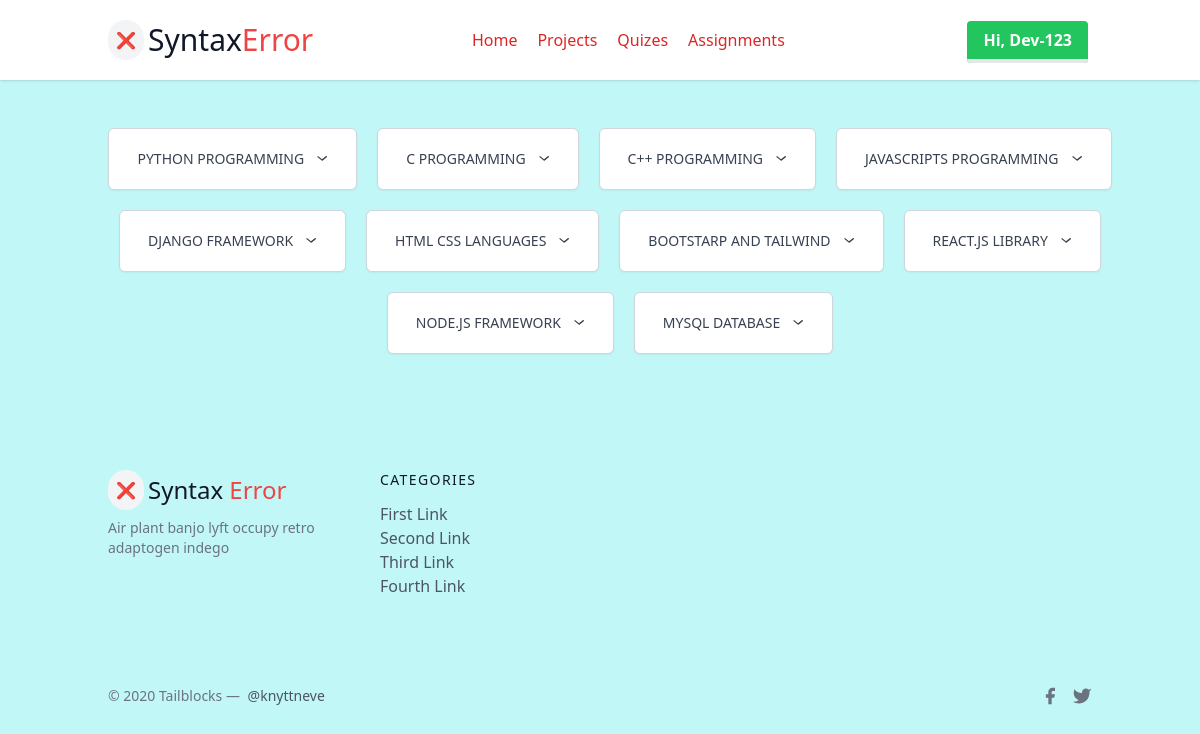
The page /all-assignment/ (signed in) on the database its author committed.
### all_apps/assignments/models.py (models this page shows, shortened)
class AllAssignment(models.Model):
    title = models.CharField(max_length=200)
    class Meta:
        verbose_name_plural = "All Categories"

### all_apps/assignments/views.py (the view)
# urls.py: path('all-assignment/',all_assi,name="all-assignment"),
def all_assi(request):
    as1=AllAssignment.objects.all()
    context={'as1':as1}
    return render(request,'alls.html',context)

### all_apps/assignments/templates/alls.html (shortened to what this page needs)
{% extends "base.html" %}
{% block content %}
<section>
    <div class="flex flex-wrap justify-center p-7 ">
        {% for assignment in as1 %}
        <div class="relative inline-block ml-5 mt-5 text-left">
            <div>
                <button type="button" class="inline-flex justify-center w-full rounded-md border border-gray-300 shadow-sm px-7 py-5 bg-white text-sm font-medium text-gray-700 hover:bg-gray-200 focus:outline-none focus:ring-2 focus:ring-indigo-500 focus:border-indigo-500" id="assignment-{{ assignment.id }}" aria-expanded="true" aria-haspopup="true">
                    {{ assignment.title }}
                    <svg class="-mr-1 ml-2 h-5 w-5" xmlns="http://www.w3.org/2000/svg" viewBox="0 0 20 20" fill="currentColor" aria-hidden="true">
                        <path fill-rule="evenodd" d="M5.23 7.21a.75.75 0 011.06 0L10 10.293l3.71-3.08a.75.75 0 111.06 1.06l-4 3.25a.75.75 0 01-1.06 0l-4-3.25a.75.75 0 010-1.06z" clip-rule="evenodd" />
                    </svg>
                </button>
            </div>
        </div>
        {% endfor %}
    </div>
</section>
<section>
    <div class="flex flex-wrap justify-center p-7">
    </div>
</section>
{% endblock content %}

### templates/base.html (shortened to what this page needs)
{% load static %}
<!doctype html>
<html>
<head>
  <script src="https://cdn.tailwindcss.com"></script>
</head>
<body style="background-color:rgb(194, 247, 247);">
<header class="text-gray-600 body-font bg-white shadow sticky w-full top-0">
  <div class="container mx-auto flex flex-wrap p-5 flex-col md:flex-row items-center">
    <a class="flex title-font font-medium items-center  text-gray-900 mb-4 md:mb-0">
      <span class="bg-gray-100 rounded-full p-2">❌</span>
      <span class="ml-1 text-2xl sm:text-xl md:text-3xl">Syntax<span class="text-red-500">Error</span></span>
    </a>
    <nav class="md:ml-auto md:mr-auto flex flex-wrap items-center text-base justify-center">
      <a href="{% url 'home' %}" class="mr-5 hover:text-gray-900 text-red-600">Home</a>
      <a href="{% url "all-projects" %}" class="mr-5 hover:text-gray-900 text-red-600">Projects</a>
      <a href="#" class="mr-5 hover:text-gray-900 text-red-600">Quizes</a>
      <a href="{% url 'all-assignment' %}" class="mr-5 hover:text-gray-900 text-red-600">Assignments</a>
    </nav>
    {% if request.user.is_authenticated %}
    <a href="{% url 'profile' %}">
      <span class="bg-green-500 m-1 hover:bg-blue-400 text-white font-bold py-2 px-4 border-b-4  hover:border-blue-500 rounded"> Hi, {{ request.user.username }} </span>
    </a>
    {% endif %}
  </div>
</header>
{% block content %}
{% endblock content %}
<footer class="text-gray-600 body-font">
  <div class="container px-5 py-8 mx-auto flex flex-wrap md:flex-nowrap flex-col sm:flex-row">
    <div class="w-64 flex-shrink-0 md:mx-0 mx-auto text-center md:text-left">
      <a class="flex title-font font-medium items-center justify-center md:justify-start text-gray-900">
        <span class="bg-gray-100 rounded-full p-2">❌</span>
        <span class="ml-1 text-2xl">Syntax <span class="text-red-500">Error</span></span>
      </a>
      <p class="mt-2 text-sm text-gray-500">Air plant banjo lyft occupy retro adaptogen indego</p>
    </div>
    <div class="flex-grow flex flex-wrap justify-center md:justify-start mt-10 md:mt-0">
      <div class="lg:w-1/4 md:w-1/2 px-4">
        <h2 class="title-font font-medium text-gray-900 tracking-widest text-sm mb-3">CATEGORIES</h2>
        <nav class="list-none mb-10">
          <li><a class="text-gray-600 hover:text-gray-800">First Link</a></li>
          <li><a class="text-gray-600 hover:text-gray-800">Second Link</a></li>
          <li><a class="text-gray-600 hover:text-gray-800">Third Link</a></li>
          <li><a class="text-gray-600 hover:text-gray-800">Fourth Link</a></li>
        </nav>
      </div>
    </div>
  </div>
  <div class="">
    <div class="container mx-auto py-4 px-5 flex flex-wrap flex-col sm:flex-row justify-between">
      <p class="text-gray-500 text-sm text-center sm:text-left">© 2020 Tailblocks —
        <a href="https://twitter.com/knyttneve" class="text-gray-600 ml-1" target="_blank">@knyttneve</a>
      </p>
      <span class="inline-flex sm:ml-auto sm:mt-0 mt-2 justify-center sm:justify-start">
        <a class="text-gray-500">
          <svg fill="currentColor" stroke-linecap="round" stroke-linejoin="round" stroke-width="2" class="w-5 h-5" viewBox="0 0 24 24">
            <path d="M18 2h-3a5 5 0 00-5 5v3H7v4h3v8h4v-8h3l1-4h-4V7a1 1 0 011-1h3z"></path>
          </svg>
        </a>
        <a class="ml-3 text-gray-500">
          <svg fill="currentColor" stroke-linecap="round" stroke-linejoin="round" stroke-width="2" class="w-5 h-5" viewBox="0 0 24 24">
            <path d="M23 3a10.9 10.9 0 01-3.14 1.53 4.48 4.48 0 00-7.86 3v1A10.66 10.66 0 013 4s-4 9 5 13a11.64 11.64 0 01-7 2c9 5 20 0 20-11.5a4.5 4.5 0 00-.08-.83A7.72 7.72 0 0023 3z"></path>
          </svg>
        </a>
      </span>
    </div>
  </div>
</footer>
</body>
</html>

### rows shown on the page
AllAssignment: title "PYTHON PROGRAMMING"
AllAssignment: title "C PROGRAMMING"
AllAssignment: title "C++ PROGRAMMING"
AllAssignment: title "JAVASCRIPTS PROGRAMMING"
AllAssignment: title "DJANGO FRAMEWORK"
AllAssignment: title "HTML CSS LANGUAGES"
AllAssignment: title "BOOTSTARP AND TAILWIND"
AllAssignment: title "REACT.JS LIBRARY"
AllAssignment: title "NODE.JS FRAMEWORK"
AllAssignment: title "MYSQL DATABASE"

### other values the page prints
{{ request.user.username }} "Dev-123"
